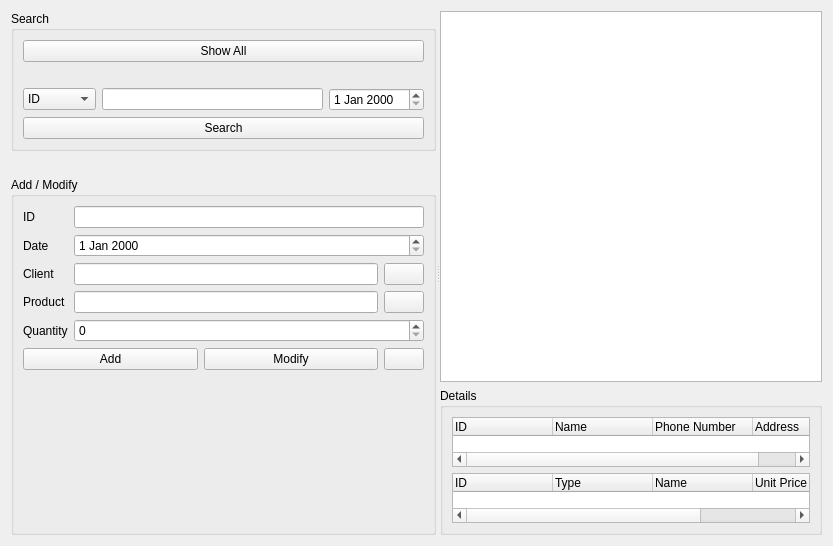
<?xml version="1.0" encoding="UTF-8"?>
<ui version="4.0">
 <class>OrderManagerForm</class>
 <widget class="QWidget" name="OrderManagerForm">
  <property name="geometry">
   <rect>
    <x>0</x>
    <y>0</y>
    <width>833</width>
    <height>546</height>
   </rect>
  </property>
  <property name="windowTitle">
   <string>Client Info</string>
  </property>
  <layout class="QVBoxLayout" name="verticalLayout_5">
   <item>
    <widget class="QSplitter" name="splitter">
     <property name="orientation">
      <enum>Qt::Horizontal</enum>
     </property>
     <widget class="QWidget" name="layoutWidget">
      <layout class="QVBoxLayout" name="toolVerticalLayout">
       <item>
        <widget class="QGroupBox" name="searchGroupBox">
         <property name="title">
          <string>Search</string>
         </property>
         <layout class="QVBoxLayout" name="verticalLayout_2">
          <item>
           <widget class="QPushButton" name="showAllPushButton">
            <property name="text">
             <string>Show All</string>
            </property>
           </widget>
          </item>
          <item>
           <spacer name="verticalSpacer">
            <property name="orientation">
             <enum>Qt::Vertical</enum>
            </property>
            <property name="sizeType">
             <enum>QSizePolicy::Fixed</enum>
            </property>
            <property name="sizeHint" stdset="0">
             <size>
              <width>20</width>
              <height>20</height>
             </size>
            </property>
           </spacer>
          </item>
          <item>
           <layout class="QHBoxLayout" name="searchHorizontalLayout">
            <item>
             <widget class="QComboBox" name="searchComboBox">
              <item>
               <property name="text">
                <string>ID</string>
               </property>
              </item>
              <item>
               <property name="text">
                <string>Date</string>
               </property>
              </item>
              <item>
               <property name="text">
                <string>Client</string>
               </property>
              </item>
              <item>
               <property name="text">
                <string>Product</string>
               </property>
              </item>
             </widget>
            </item>
            <item>
             <widget class="QLineEdit" name="searchLineEdit"/>
            </item>
            <item>
             <widget class="QDateEdit" name="searchDateEdit"/>
            </item>
           </layout>
          </item>
          <item>
           <widget class="QPushButton" name="searchPushButton">
            <property name="text">
             <string>Search</string>
            </property>
           </widget>
          </item>
         </layout>
        </widget>
       </item>
       <item>
        <spacer name="verticalSpacer_2">
         <property name="orientation">
          <enum>Qt::Vertical</enum>
         </property>
         <property name="sizeType">
          <enum>QSizePolicy::Fixed</enum>
         </property>
         <property name="sizeHint" stdset="0">
          <size>
           <width>20</width>
           <height>20</height>
          </size>
         </property>
        </spacer>
       </item>
       <item>
        <widget class="QGroupBox" name="inputGroupBox">
         <property name="title">
          <string>Add / Modify</string>
         </property>
         <layout class="QVBoxLayout" name="verticalLayout">
          <item>
           <layout class="QFormLayout" name="orderFormLayout">
            <item row="0" column="0">
             <widget class="QLabel" name="idLabel">
              <property name="text">
               <string>ID</string>
              </property>
              <property name="buddy">
               <cstring>idLineEdit</cstring>
              </property>
             </widget>
            </item>
            <item row="0" column="1">
             <widget class="QLineEdit" name="idLineEdit">
              <property name="readOnly">
               <bool>true</bool>
              </property>
             </widget>
            </item>
            <item row="2" column="0">
             <widget class="QLabel" name="clientLabel">
              <property name="text">
               <string>Client</string>
              </property>
              <property name="buddy">
               <cstring>clientLineEdit</cstring>
              </property>
             </widget>
            </item>
            <item row="2" column="1">
             <layout class="QHBoxLayout" name="horizontalLayout">
              <item>
               <widget class="QLineEdit" name="clientLineEdit">
                <property name="readOnly">
                 <bool>true</bool>
                </property>
               </widget>
              </item>
              <item>
               <widget class="QPushButton" name="inputClientPushButton">
                <property name="sizePolicy">
                 <sizepolicy hsizetype="Fixed" vsizetype="Fixed">
                  <horstretch>0</horstretch>
                  <verstretch>0</verstretch>
                 </sizepolicy>
                </property>
                <property name="text">
                 <string/>
                </property>
                <property name="icon">
                 <iconset resource="resource.qrc">
                  <normaloff>:/images/search.png</normaloff>:/images/search.png</iconset>
                </property>
               </widget>
              </item>
             </layout>
            </item>
            <item row="3" column="0">
             <widget class="QLabel" name="productLabel">
              <property name="text">
               <string>Product</string>
              </property>
              <property name="buddy">
               <cstring>productLineEdit</cstring>
              </property>
             </widget>
            </item>
            <item row="3" column="1">
             <layout class="QHBoxLayout" name="horizontalLayout_2">
              <item>
               <widget class="QLineEdit" name="productLineEdit">
                <property name="readOnly">
                 <bool>true</bool>
                </property>
               </widget>
              </item>
              <item>
               <widget class="QPushButton" name="inputProductPushButton">
                <property name="sizePolicy">
                 <sizepolicy hsizetype="Fixed" vsizetype="Fixed">
                  <horstretch>0</horstretch>
                  <verstretch>0</verstretch>
                 </sizepolicy>
                </property>
                <property name="text">
                 <string/>
                </property>
                <property name="icon">
                 <iconset resource="resource.qrc">
                  <normaloff>:/images/search.png</normaloff>:/images/search.png</iconset>
                </property>
               </widget>
              </item>
             </layout>
            </item>
            <item row="1" column="0">
             <widget class="QLabel" name="dateLabel">
              <property name="text">
               <string>Date</string>
              </property>
             </widget>
            </item>
            <item row="1" column="1">
             <widget class="QDateEdit" name="dateEdit"/>
            </item>
            <item row="4" column="1">
             <widget class="QSpinBox" name="quantitySpinBox">
              <property name="maximum">
               <number>9999999</number>
              </property>
             </widget>
            </item>
            <item row="4" column="0">
             <widget class="QLabel" name="quantityLabel">
              <property name="text">
               <string>Quantity</string>
              </property>
             </widget>
            </item>
           </layout>
          </item>
          <item>
           <layout class="QHBoxLayout" name="addHorizontalLayout">
            <item>
             <widget class="QPushButton" name="addPushButton">
              <property name="text">
               <string>Add</string>
              </property>
             </widget>
            </item>
            <item>
             <widget class="QPushButton" name="modifyPushButton">
              <property name="text">
               <string>Modify</string>
              </property>
             </widget>
            </item>
            <item>
             <widget class="QPushButton" name="cleanPushButton">
              <property name="sizePolicy">
               <sizepolicy hsizetype="Fixed" vsizetype="Fixed">
                <horstretch>0</horstretch>
                <verstretch>0</verstretch>
               </sizepolicy>
              </property>
              <property name="text">
               <string/>
              </property>
              <property name="icon">
               <iconset resource="resource.qrc">
                <normaloff>:/images/erase.png</normaloff>:/images/erase.png</iconset>
              </property>
             </widget>
            </item>
           </layout>
          </item>
          <item>
           <spacer name="verticalSpacer_3">
            <property name="orientation">
             <enum>Qt::Vertical</enum>
            </property>
            <property name="sizeHint" stdset="0">
             <size>
              <width>20</width>
              <height>40</height>
             </size>
            </property>
           </spacer>
          </item>
         </layout>
        </widget>
       </item>
      </layout>
     </widget>
     <widget class="QWidget" name="layoutWidget1">
      <layout class="QVBoxLayout" name="listVerticalLayout">
       <item>
        <widget class="QTreeView" name="treeView">
         <property name="rootIsDecorated">
          <bool>false</bool>
         </property>
        </widget>
       </item>
       <item>
        <widget class="QGroupBox" name="detailsGroupBox">
         <property name="title">
          <string>Details</string>
         </property>
         <layout class="QVBoxLayout" name="verticalLayout_4">
          <item>
           <widget class="QTreeWidget" name="clientTreeWidget">
            <property name="sizePolicy">
             <sizepolicy hsizetype="Expanding" vsizetype="Fixed">
              <horstretch>0</horstretch>
              <verstretch>0</verstretch>
             </sizepolicy>
            </property>
            <property name="minimumSize">
             <size>
              <width>0</width>
              <height>50</height>
             </size>
            </property>
            <property name="maximumSize">
             <size>
              <width>16777215</width>
              <height>50</height>
             </size>
            </property>
            <property name="rootIsDecorated">
             <bool>false</bool>
            </property>
            <column>
             <property name="text">
              <string>ID</string>
             </property>
            </column>
            <column>
             <property name="text">
              <string>Name</string>
             </property>
            </column>
            <column>
             <property name="text">
              <string>Phone Number</string>
             </property>
            </column>
            <column>
             <property name="text">
              <string>Address</string>
             </property>
            </column>
           </widget>
          </item>
          <item>
           <widget class="QTreeWidget" name="productTreeWidget">
            <property name="sizePolicy">
             <sizepolicy hsizetype="Expanding" vsizetype="Fixed">
              <horstretch>0</horstretch>
              <verstretch>0</verstretch>
             </sizepolicy>
            </property>
            <property name="minimumSize">
             <size>
              <width>0</width>
              <height>50</height>
             </size>
            </property>
            <property name="maximumSize">
             <size>
              <width>16777215</width>
              <height>50</height>
             </size>
            </property>
            <property name="rootIsDecorated">
             <bool>false</bool>
            </property>
            <column>
             <property name="text">
              <string notr="true">ID</string>
             </property>
            </column>
            <column>
             <property name="text">
              <string>Type</string>
             </property>
            </column>
            <column>
             <property name="text">
              <string>Name</string>
             </property>
            </column>
            <column>
             <property name="text">
              <string>Unit Price</string>
             </property>
            </column>
            <column>
             <property name="text">
              <string>Quntities in stock</string>
             </property>
            </column>
           </widget>
          </item>
         </layout>
        </widget>
       </item>
      </layout>
     </widget>
    </widget>
   </item>
  </layout>
 </widget>
 <resources>
  <include location="resource.qrc"/>
 </resources>
 <connections/>
</ui>
